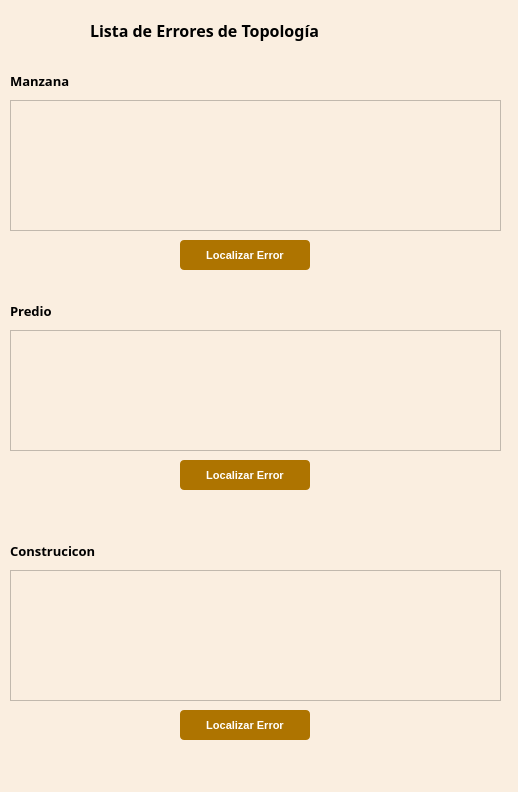
<?xml version="1.0" encoding="UTF-8"?>
<ui version="4.0">
 <class>Dialog</class>
 <widget class="QDialog" name="Dialog">
  <property name="geometry">
   <rect>
    <x>0</x>
    <y>0</y>
    <width>518</width>
    <height>792</height>
   </rect>
  </property>
  <property name="windowTitle">
   <string>Errorers de topología</string>
  </property>
  <property name="styleSheet">
   <string notr="true">background : rgb(250,238,224);</string>
  </property>
  <widget class="QLabel" name="label">
   <property name="geometry">
    <rect>
     <x>90</x>
     <y>20</y>
     <width>401</width>
     <height>21</height>
    </rect>
   </property>
   <property name="font">
    <font>
     <family>Century Gothic</family>
     <pointsize>12</pointsize>
     <weight>75</weight>
     <bold>true</bold>
    </font>
   </property>
   <property name="text">
    <string>Lista de Errores de Topología</string>
   </property>
  </widget>
  <widget class="QLabel" name="labelManzana">
   <property name="geometry">
    <rect>
     <x>10</x>
     <y>70</y>
     <width>401</width>
     <height>21</height>
    </rect>
   </property>
   <property name="font">
    <font>
     <family>Noto Sans</family>
     <pointsize>10</pointsize>
     <weight>75</weight>
     <bold>true</bold>
    </font>
   </property>
   <property name="text">
    <string>Manzana</string>
   </property>
  </widget>
  <widget class="QLabel" name="labelPredio">
   <property name="geometry">
    <rect>
     <x>10</x>
     <y>300</y>
     <width>401</width>
     <height>21</height>
    </rect>
   </property>
   <property name="font">
    <font>
     <family>Noto Sans</family>
     <pointsize>10</pointsize>
     <weight>75</weight>
     <bold>true</bold>
    </font>
   </property>
   <property name="text">
    <string>Predio</string>
   </property>
  </widget>
  <widget class="QLabel" name="labelConstruccion">
   <property name="geometry">
    <rect>
     <x>10</x>
     <y>540</y>
     <width>401</width>
     <height>21</height>
    </rect>
   </property>
   <property name="font">
    <font>
     <family>Noto Sans</family>
     <pointsize>10</pointsize>
     <weight>75</weight>
     <bold>true</bold>
    </font>
   </property>
   <property name="text">
    <string>Construcicon</string>
   </property>
  </widget>
  <widget class="QListWidget" name="listWidgetManzana">
   <property name="geometry">
    <rect>
     <x>10</x>
     <y>100</y>
     <width>491</width>
     <height>131</height>
    </rect>
   </property>
  </widget>
  <widget class="QListWidget" name="listWidgetPredio">
   <property name="geometry">
    <rect>
     <x>10</x>
     <y>330</y>
     <width>491</width>
     <height>121</height>
    </rect>
   </property>
  </widget>
  <widget class="QListWidget" name="listWidgetConstruccion">
   <property name="geometry">
    <rect>
     <x>10</x>
     <y>570</y>
     <width>491</width>
     <height>131</height>
    </rect>
   </property>
  </widget>
  <widget class="QPushButton" name="btLocalizarErrorPredio">
   <property name="geometry">
    <rect>
     <x>180</x>
     <y>460</y>
     <width>130</width>
     <height>30</height>
    </rect>
   </property>
   <property name="font">
    <font>
     <family>MS Shell Dlg 2</family>
     <pointsize>8</pointsize>
     <weight>75</weight>
     <bold>true</bold>
    </font>
   </property>
   <property name="styleSheet">
    <string notr="true">QPushButton{
background : rgb(174, 116, 0);
color : rgb(255, 255, 255);
border-radius : 4px;
}
QPushButton::hover{
background : rgb(104, 69, 13);
color : rgb(255, 255, 255);
border-radius : 4px;
}
QPushButton:disabled {
background: rgb(217, 217, 217)
}</string>
   </property>
   <property name="text">
    <string>Localizar Error</string>
   </property>
  </widget>
  <widget class="QPushButton" name="btLocalizarErrorManzana">
   <property name="geometry">
    <rect>
     <x>180</x>
     <y>240</y>
     <width>130</width>
     <height>30</height>
    </rect>
   </property>
   <property name="font">
    <font>
     <family>MS Shell Dlg 2</family>
     <pointsize>8</pointsize>
     <weight>75</weight>
     <bold>true</bold>
    </font>
   </property>
   <property name="styleSheet">
    <string notr="true">QPushButton{
background : rgb(174, 116, 0);
color : rgb(255, 255, 255);
border-radius : 4px;
}
QPushButton::hover{
background : rgb(104, 69, 13);
color : rgb(255, 255, 255);
border-radius : 4px;
}
QPushButton:disabled {
background: rgb(217, 217, 217)
}</string>
   </property>
   <property name="text">
    <string>Localizar Error</string>
   </property>
  </widget>
  <widget class="QPushButton" name="btLocalizarErrorConstruccion">
   <property name="geometry">
    <rect>
     <x>180</x>
     <y>710</y>
     <width>130</width>
     <height>30</height>
    </rect>
   </property>
   <property name="font">
    <font>
     <family>MS Shell Dlg 2</family>
     <pointsize>8</pointsize>
     <weight>75</weight>
     <bold>true</bold>
    </font>
   </property>
   <property name="styleSheet">
    <string notr="true">QPushButton{
background : rgb(174, 116, 0);
color : rgb(255, 255, 255);
border-radius : 4px;
}
QPushButton::hover{
background : rgb(104, 69, 13);
color : rgb(255, 255, 255);
border-radius : 4px;
}
QPushButton:disabled {
background: rgb(217, 217, 217)
}</string>
   </property>
   <property name="text">
    <string>Localizar Error</string>
   </property>
  </widget>
 </widget>
 <resources/>
 <connections/>
</ui>
